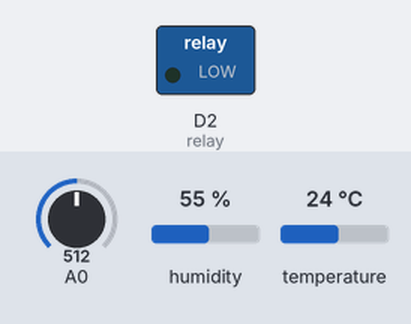
A sketch run on a simulated ESP8266 (Wemos D1 mini). Shown: switched loads named in the sketch (green lamp = pin HIGH). The inputs (shaded band) are chosen by the test bench; at power-on: A0 = 512, humidity 55 %, temperature 24 °C. WiFi joins after 1.5 s; servers stay silent unless stated; what the sketch prints to the serial monitor is not drawn.

Above: at 1.9 s.
At 2.4 s:
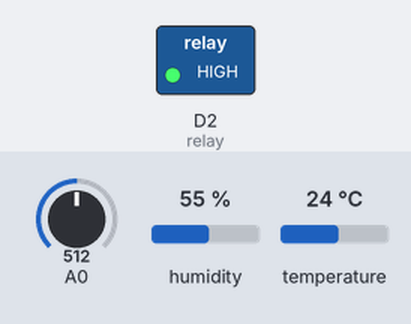
Timing chart, 0 to 3.9 s (numbered marks = the images above):
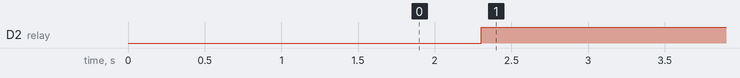

The sketch:

H__th_ng_gi_m_s_t_nhi_t____v______m.ino
```cpp
#define BLYNK_PRINT Serial

#define BLYNK_TEMPLATE_ID "TMPLROcjF94W"
#define BLYNK_DEVICE_NAME "Hiển thị độ ẩm"
#define BLYNK_AUTH_TOKEN "me0trhcx5ij4Ucdf9v0TYfqCwwR1eOt1"
//#define BLYNK_TEMPLATE_ID "TMPLoTsAFFH4"
//#define BLYNK_DEVICE_NAME "Hiển thị độ ẩm"
//#define BLYNK_AUTH_TOKEN "gnw1SxtNJRPJI7idv1KEZT2gz0fyf6xQ"
//Xử lí tính năng tự động kết nối app Blynk khi thay đổi wifi
//#define BLYNK_TEMPLATE_ID "TMPLoTsAFFH4"
//#define BLYNK_DEVICE_NAME "Mr Tai"

//#define BLYNK_FIRMWARE_VERSION        "0.1.0"

//#define APP_DEBUG
//#define USE_NODE_MCU_BOARD
//#include "BlynkEdgent.h"

#include <ESP8266WiFi.h>
#include <BlynkSimpleEsp8266.h>
#include "DHT.h"//thư viện DHT
#include <SimpleTimer.h>
//BlynkTimer timer;
//int timerID1;
#define DHTTYPE DHT11
WidgetLED led(V0);//Đèn hiển thị trạng thái kết nối VXl <=> Blynk App
WidgetLED appledr(V2);// Đèn hiện thị trạng thái bật tắt máy bơm
#define dht_dpin 2 //D4
#define relay D2 //Relay bật tắt máy bơm
DHT dht(dht_dpin, DHTTYPE);
SimpleTimer timer;

char auth[] = "me0trhcx5ij4Ucdf9v0TYfqCwwR1eOt1";
char ssid[] = "Tabi1";
char pass[] = "011111L1";
float t;
float h;
int sensor_value;

void setup()
{
    Serial.begin(9600);
    Blynk.begin(auth, ssid, pass);
    pinMode(relay, OUTPUT);
    dht.begin();//Khởi động cảm biến DHT
    //BlynkEdgent.begin();//Khởi động ché độ kết nối app Blynk
    //timerID1 = timer.setInterval(1000L,sendUptime);// Timer có nghĩa là cứ sau 1 giây sẽ gửi dữ liệu của hàm trong SendUptime lên Blynk 1 lần
    timer.setInterval(1000, sendUptime);
    while (WiFi.status() != WL_CONNECTED) {// Hàm check trạng thái kết nối wifi của esp32
      delay(500);
      Serial.println("Connecting to WiFi..");
      }
      Serial.println("Connected to the WiFi network");
}

void sendUptime()
{
  float h = dht.readHumidity();
  float t = dht.readTemperature();
  Serial.println("Humidity and temperature\n\n");
  Serial.println("Current humidity = ");
  Serial.println(h);
  Serial.println("%  ");
  Serial.println("temperature = ");
  Serial.println(t);
  Blynk.virtualWrite(V6, t);//Khai báo chân ảo trên Blynk
  Blynk.virtualWrite(V5, h);

}

void loop()
{
  Blynk.run();
  //BlynkEdgent.run();//Khởi động Blynk
  timer.run();
  sensor_value = analogRead(A0);//ĐỌc giá trị độ ẩm đất ở chân A0
  sensor_value = map(sensor_value, 0, 1023, 0, 100);//Chuyển đổi dữ liệu Analog (1024) sang hiển thị phần trăm (max 100% tương ứng với 1024)
  Blynk.virtualWrite(V1,sensor_value);//truyền dữ liệu của Cảm biến SoilMoisture lên Blynk App
  if(led.getValue()) {//hàm hiển thị đèn trạng thái kết nối của VXl <=> Blynk App
    led.off();
    delay(500);
  }
  else {
    led.on();
    delay(500);
  }
  if(sensor_value<80){//hàm xử lý bơm khi Cảm biến SoilMoisture dưới 80% sẽ bật bơm và ngược lại. Đặt relay kích mức cao.
    appledr.on();//Nếu relay bật thì đèn trên App Blynk sẽ bật màu đỏ
    digitalWrite(relay, HIGH);//Relay bật làm bơm hoạt động. Do đặt relay ở chế độ High (Kích mức cao)

  }
  else{
    appledr.off();
    digitalWrite(relay, LOW);
  }
}
```

Measured:
- by itself, D2 (relay): LOW → HIGH at 2.3 s
